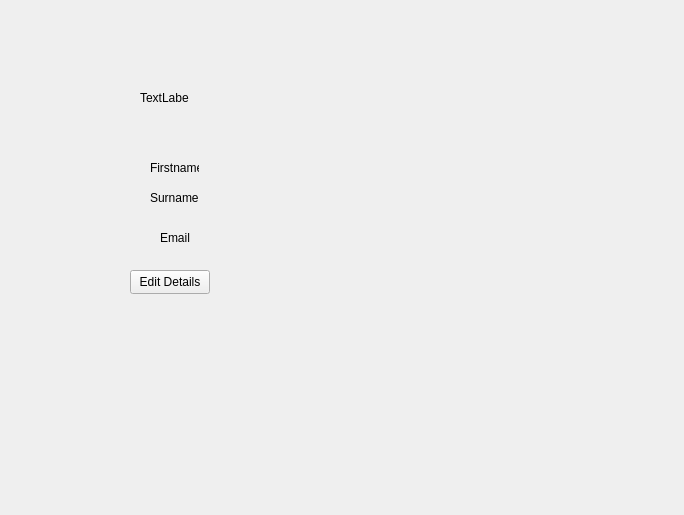
<?xml version="1.0" encoding="UTF-8"?>
<ui version="4.0">
 <class>Profile</class>
 <widget class="QWidget" name="Profile">
  <property name="geometry">
   <rect>
    <x>0</x>
    <y>0</y>
    <width>684</width>
    <height>515</height>
   </rect>
  </property>
  <property name="windowTitle">
   <string>Form</string>
  </property>
  <widget class="QLabel" name="Firstname">
   <property name="geometry">
    <rect>
     <x>150</x>
     <y>160</y>
     <width>49</width>
     <height>16</height>
    </rect>
   </property>
   <property name="text">
    <string>Firstname</string>
   </property>
  </widget>
  <widget class="QLabel" name="Surname">
   <property name="geometry">
    <rect>
     <x>150</x>
     <y>190</y>
     <width>49</width>
     <height>16</height>
    </rect>
   </property>
   <property name="text">
    <string>Surname</string>
   </property>
  </widget>
  <widget class="QLabel" name="Email">
   <property name="geometry">
    <rect>
     <x>160</x>
     <y>230</y>
     <width>49</width>
     <height>16</height>
    </rect>
   </property>
   <property name="text">
    <string>Email</string>
   </property>
  </widget>
  <widget class="QPushButton" name="EditDetailsBtn">
   <property name="geometry">
    <rect>
     <x>130</x>
     <y>270</y>
     <width>80</width>
     <height>24</height>
    </rect>
   </property>
   <property name="text">
    <string>Edit Details</string>
   </property>
  </widget>
  <widget class="QLabel" name="label">
   <property name="geometry">
    <rect>
     <x>140</x>
     <y>90</y>
     <width>49</width>
     <height>16</height>
    </rect>
   </property>
   <property name="text">
    <string>TextLabel</string>
   </property>
  </widget>
 </widget>
 <resources/>
 <connections/>
</ui>
